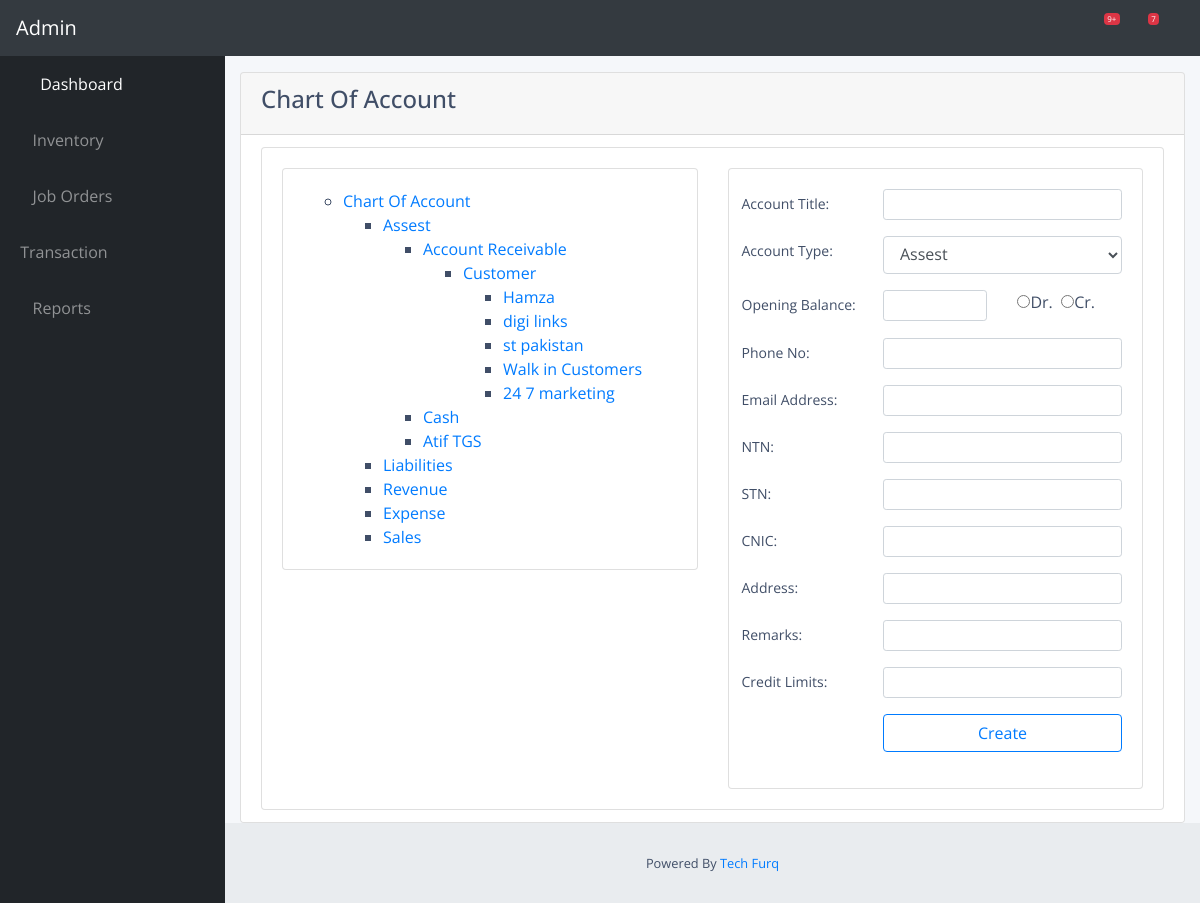
Before: /transaction/chart_of_account/ (signed in) with the older database file.
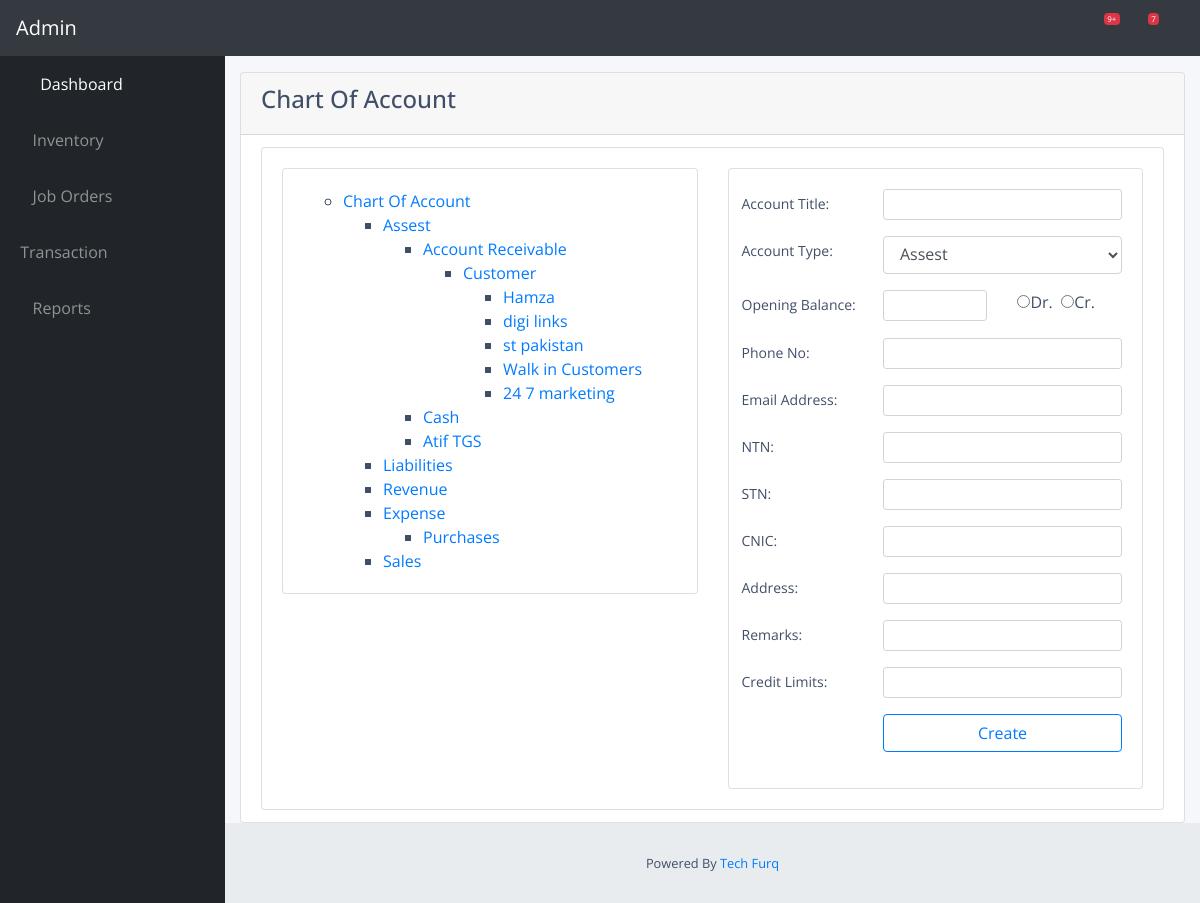
After: the same page with the newer database file.
### transaction/models.py (models this page shows)
class ChartOfAccount(models.Model):
    account_title = models.CharField(max_length = 100, unique = True)
    parent_id = models.IntegerField()
    opening_balance = models.DecimalField(max_digits = 8, decimal_places = 2)
    phone_no = models.CharField(max_length = 100)
    email_address = models.CharField(max_length = 100)
    ntn = models.CharField(max_length = 100)
    stn = models.CharField(max_length = 100)
    cnic = models.CharField(max_length = 100)
    Address = models.CharField(max_length = 200)
    remarks = models.CharField(max_length = 100)
    credit_limit = models.DecimalField(max_digits = 8, decimal_places = 2)

### transaction/views.py (the view, shortened to what this page needs)
# urls.py: path('chart_of_account/', views.chart_of_account, name='chart-of-account'),
@login_required()
def chart_of_account(request):
    all_accounts_null = ChartOfAccount.objects.filter(parent_id = 0).all()
    all_accounts = ChartOfAccount.objects.all()
    return render(request, 'transaction/chart_of_account.html',{'all_accounts_null':all_accounts_null,'all_accounts':all_accounts})

### transaction/templates/transaction/chart_of_account.html (shortened to what the changed rows need)
{% extends "transaction/base.html" %}
{% load crispy_forms_tags %}
{% block body %}
<div class="card" style="width: 100%;">
<ul class="list-group list-group-flush">
  <li class="list-group-item">
    <form class="" action="{% url 'chart-of-account' %}" method="post" autocomplete="off">
    <div class="card">
      <div class="card-body">
        <div class="row">
          <div class="col-md-6">
            <div class="card">
              <div class="card-body">
                <div class="row">
                    <div class="col-md-12">
                        <ul id="tree1">
                            <li><a href="#">Chart Of Account</a>
                                <ul>
                                {% for v in all_accounts_null %}
                                    <li><a href="#">{{v.account_title}}</a>
                                      {% for a in all_accounts  %}
                                        {% if v.id == a.parent_id %}
                                        <ul>
                                            <li><a href="#">{{a.account_title}}</a>
                                                <ul>
                                                  {% for b in all_accounts %}
                                                  {% if a.id == b.parent_id %}
                                                  <li><a href="#">{{b.account_title}}</a>
                                                    <ul>
                                                      {% for c in all_accounts %}
                                                      {% if b.id == c.parent_id %}
                                                      <li><a href="#">{{c.account_title}}</a>
                                                      </li>
                                                      {% endif %}
                                                      {% endfor %}
                                                    </ul>
                                                  </li>
                                                  {% endif %}
                                                  {% endfor %}
                                                </ul>
                                            </li>
                                        </ul>
                                        {% endif %}
                                      {% endfor %}
                                    </li>
                                  {% endfor %}
                                </ul>
                            </li>
                        </ul>
                    </div>
                  </div>
                </div>
              </div>
            </div>
          </div>
        </div>
    </div>
    </form>
  </li>
  </ul>
</div>
{% endblock body %}

Changed rows visible on the page:
added ChartOfAccount: account_title "Purchases", shown under "Expense"
